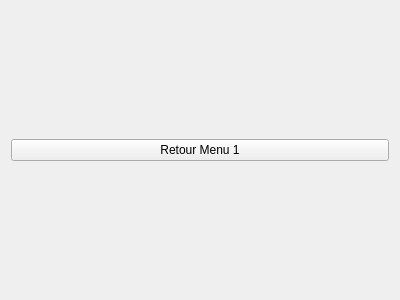
<?xml version="1.0" encoding="UTF-8"?>
<ui version="4.0">
 <class>Form</class>
 <widget class="QWidget" name="Form">
  <property name="geometry">
   <rect>
    <x>0</x>
    <y>0</y>
    <width>400</width>
    <height>300</height>
   </rect>
  </property>
  <property name="windowTitle">
   <string>Form</string>
  </property>
  <layout class="QHBoxLayout" name="horizontalLayout">
   <item>
    <widget class="QPushButton" name="Button2">
     <property name="text">
      <string>Retour Menu 1</string>
     </property>
    </widget>
   </item>
  </layout>
 </widget>
 <resources/>
 <connections/>
</ui>
